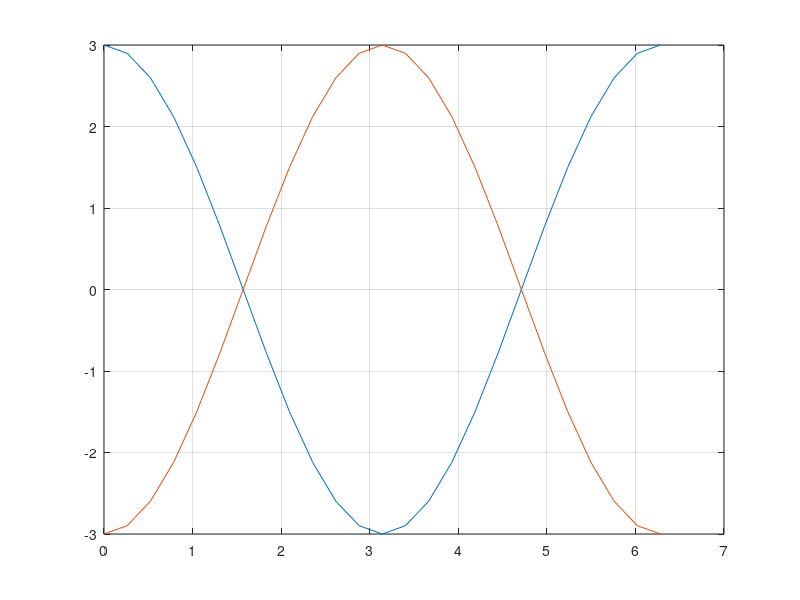
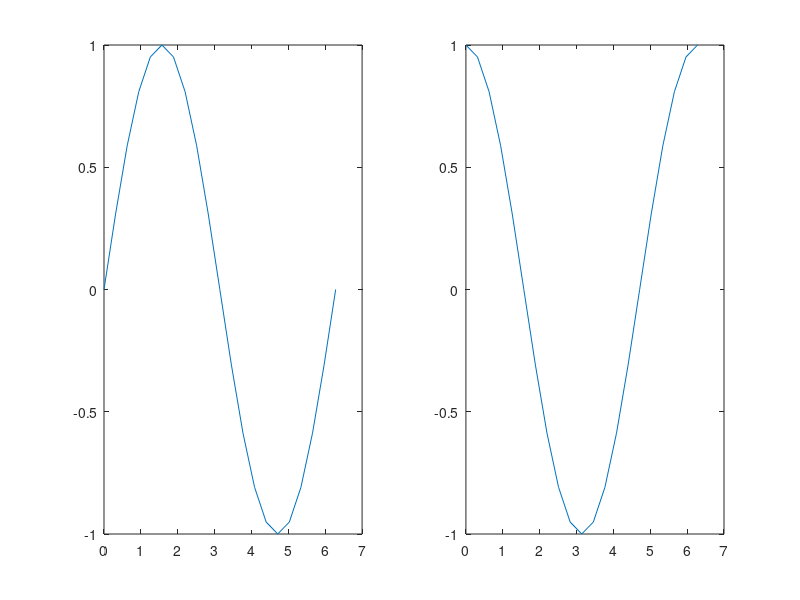

These figures' MATLAB source, in order: (Note: this script raises an error after producing the figures.)
% ATM G2
% > MOHAMED LOUNNAS
% > IKRAM MAMECHE
% > DRAI SELMA

% Exo 1
x = 0:pi/12:2*pi
y1=3*cos(x)
y2=-3*cos(x)
plot(x,y1)
grid
hold on
plot(x,y2)
figure
y=exp(3*sin(x))
plot(x,y)
 
% Exo 1
x = 0:pi/12:2*pi
hold on
y1=cos(x)
y2=cos(x-0.5)
y3=cos(x-1)
plot(x,y1,"r",x,y2,"b",x,y3,"k")

% Exo 3
x = 0:pi/10:2*pi
y1=sin(x)
y2=cos(x)
subplot(1,2,1)
plot(x,y1)
subplot(1,2,2)
plot(x,y2)

% Exo 4
t = 0:pi/20:20*pi
x=cos(t)
y =sin(t)
z =t^2
plot3(x,y,z)

